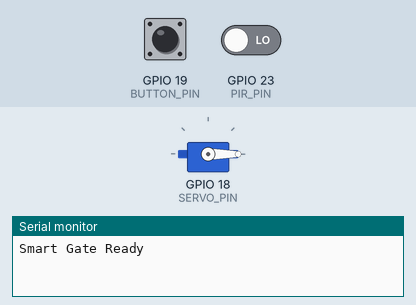
Recording of a sketch running on a simulated ESP32. On the bench: servo, the last lines printed to the serial monitor. The inputs (shaded band) are chosen by the test bench; at power-on: GPIO 19 (BUTTON_PIN) HIGH, GPIO 23 (PIR_PIN) LOW.

Above: at 1.2 s.
1.3 s: GPIO 19 (BUTTON_PIN) pulled LOW for 0.15 s
At 1.9 s:
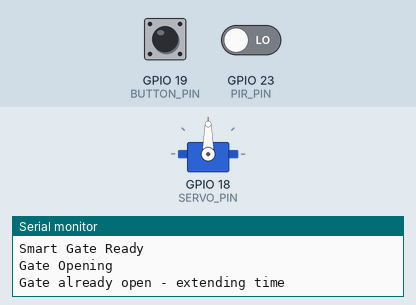
2.9 s: GPIO 23 (PIR_PIN) driven HIGH
At 13.7 s:
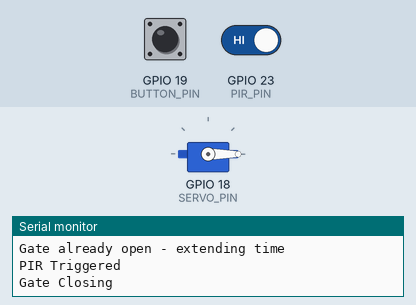
Timing chart, 0 to 14.4 s (numbered marks = the images above; inputs shaded):
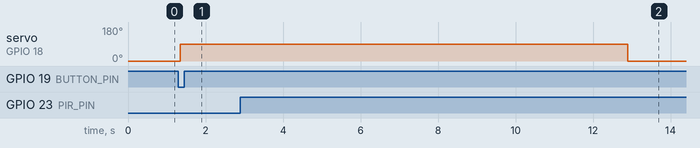

Measured:
- after the input at 1.3 s, servo on GPIO 18 (SERVO_PIN): 0° → 90° after 0.05 s
- after the input at 2.9 s, servo on GPIO 18 (SERVO_PIN): 90° → 0° after 10.0 s instead of 8.6 s

The sketch:

smart_gate.ino.ino
```cpp
#include <ESP32Servo.h>

#define SERVO_PIN 18
#define PIR_PIN 23
#define BUTTON_PIN 19

#define OPEN_ANGLE 90
#define CLOSED_ANGLE 0
#define OPEN_TIME 10000
#define DEBOUNCE_TIME 50

Servo gateServo;

bool gateOpen = false;
unsigned long openTime = 0;

// PIR state tracking
bool lastPirState = LOW;
bool pirEvent = false;

// Button debounce
bool lastButtonReading = HIGH;
bool buttonState = HIGH;
unsigned long lastDebounceTime = 0;

//  prevents repeated spam
bool extendUsed = false;

void setup() {
  Serial.begin(115200);

  pinMode(PIR_PIN, INPUT);
  pinMode(BUTTON_PIN, INPUT_PULLUP);

  gateServo.attach(SERVO_PIN);
  gateServo.write(CLOSED_ANGLE);

  Serial.println("Smart Gate Ready");
}

void loop() {

  // PIR Detection
  bool pirNow = digitalRead(PIR_PIN);

  if (pirNow == HIGH && lastPirState == LOW) {
    Serial.println("PIR Triggered");
    pirEvent = true;
  }

  lastPirState = pirNow;

  // button debounces
  bool reading = digitalRead(BUTTON_PIN);

  if (reading != lastButtonReading) {
    lastDebounceTime = millis();
  }

  if (millis() - lastDebounceTime > DEBOUNCE_TIME) {
    buttonState = reading;
  }

  lastButtonReading = reading;

  bool buttonEvent = (buttonState == LOW);

  // handles triggers
  if (pirEvent || buttonEvent) {

    if (!gateOpen) {
      Serial.println("Gate Opening");
      gateServo.write(OPEN_ANGLE);
      gateOpen = true;
      extendUsed = false;   // reset
    }
    else {
      if (!extendUsed) {
        Serial.println("Gate already open - extending time");
        extendUsed = true;
      }
    }

    openTime = millis();

    // resets
    pirEvent = false;
  }

  //closes gate
  if (gateOpen && millis() - openTime > OPEN_TIME) {
    Serial.println("Gate Closing");
    gateServo.write(CLOSED_ANGLE);
    gateOpen = false;
    extendUsed = false;
  }
}
```
